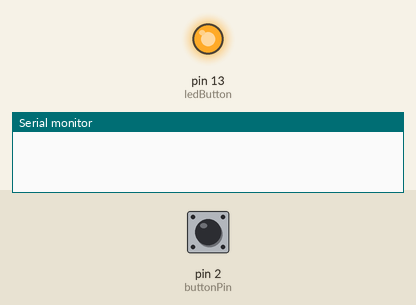
Simulated run of this sketch. Board: Arduino Uno, built with avr-gcc and run on an emulated ATmega328P. Shown: output pins drawn as LEDs (lit = HIGH), the last lines printed to the serial monitor. Dashed ring = blinking. The inputs (shaded band) are chosen by the test bench; at power-on: pin 2 (buttonPin) HIGH.

Above: at 0.1 s.
At 1.2 s:
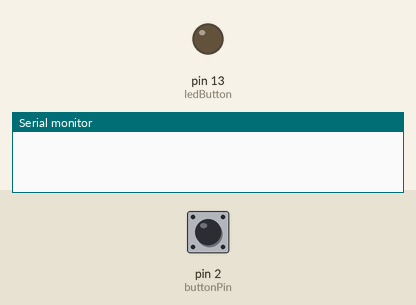
1.3 s: pin 2 (buttonPin) pulled LOW for 3.2 s
At 5.3 s:
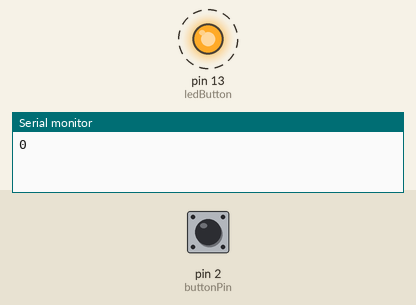
Timing chart, 0 to 12.0 s (numbered marks = the images above; inputs shaded):
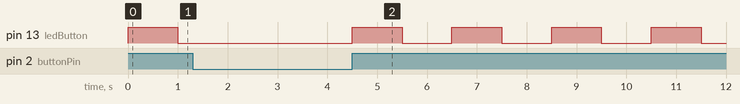

Measured:
- by itself, pin 13 (ledButton): alternates HIGH for 1.0 s and LOW for 1.0 s

The sketch:

SistemasButtonPiscar.ino
```cpp
const int buttonPin = 2;
const int ledButton = 13;

int ledState=HIGH;
int buttonAtual;
int onoroff = HIGH;

void setup()
{
	pinMode(ledButton, OUTPUT);
	pinMode(buttonPin, INPUT_PULLUP);
	attachInterrupt(buttonPin-2, actionButton, FALLING);
	Serial.begin(9600);

}
void actionButton(){
  onoroff=!onoroff;
  Serial.println(onoroff);
  while(digitalRead(buttonPin)==0){
  	digitalWrite(ledButton, onoroff);
  }
}
void loop()
{
	digitalWrite(ledButton, ledState);
	delay(1000);
    ledState=!ledState;
}

/*
const int buttonPin = 2;
const int ledButton = 13;

int ledState=HIGH;
int buttonAtual;
int buttonAnterior= HIGH;
long debounceAnterior = 0;
long debounceTempo = 100;
int onoroff = 0;

void setup()
{
	pinMode(ledButton, OUTPUT);
	pinMode(buttonPin, INPUT_PULLUP);
	Serial.begin(9600);
}

void loop()
{
  //
	int leitura=digitalRead(buttonPin);
	//Estado do botão alterou?
	if(leitura!=buttonAnterior){
		//Guarda o tempo
		debounceAnterior=millis();
	}

	//Já passou o tempo de debounce para prossegir?
	if ((millis() - debounceAnterior) > debounceTempo) {
		//A leitura é diferente do estado atual?
    	  if(leitura!=buttonAtual){
    	  	//Altera o estado atual
    		buttonAtual=leitura;

        }
}
    buttonAnterior=leitura;
    if (buttonAtual == LOW) {
    	if(onoroff){
    		digitalWrite(ledButton, HIGH);
    	}else{
    		digitalWrite(ledButton, LOW);
    	}
      	onoroff = !onoroff;
    }else{
    	digitalWrite(ledButton, ledState);
		delay(1000);
    	ledState=!ledState;
	}
  //

	while(digitalRead(buttonPin)){
		digitalWrite(ledButton, ledState);
		delay(1000);
        ledState=!ledState;
	}
    while(digitalRead(buttonPin)==0){
		digitalWrite(ledButton, LOW);
    }
	while(digitalRead(buttonPin)){
		digitalWrite(ledButton, ledState);
		delay(1000);
        ledState=!ledState;
	}
    while(digitalRead(buttonPin)==0){
	  digitalWrite(ledButton, HIGH);
    }

}
*/
```
